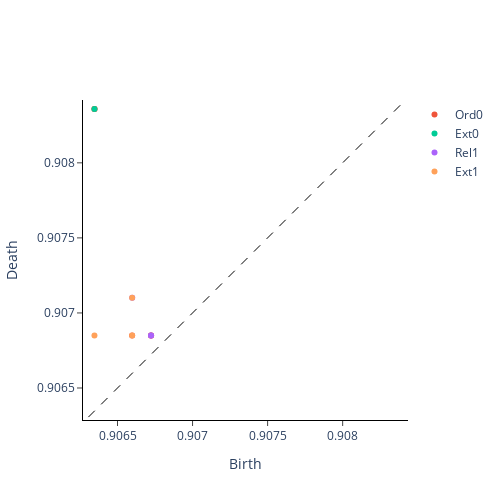

The code cell stored with this chart in its notebook:
### Code cell
pd_mutag_ds = PersistenceDiagramFromFiles(
    os.path.join(
        DEFAULT_GRAPH_DIR, f"MUTAG_{diffusion_parameter}_extended_persistence"
        )
)

pd: OneHotEncodedPersistenceDiagram = pd_mutag_ds[0][0]

fig = pd.plot(["Ord0", "Ext0", "Rel1", "Ext1"])
# add title
fig.show()

### Figure 1 — Plotly figure (JSON) as saved in the notebook; plotly's stock layout.template omitted (floating-point values rounded to 4 significant figures)
{"data": [{"hoverinfo": "none", "line": {"color": "black", "dash": "dash", "width": 1}, "mode": "lines", "showlegend": false, "type": "scatter", "x": [0.9063, 0.9084], "y": [0.9063, 0.9084]}, {"hoverinfo": "text", "hovertext": ["(0.9067232608795166, 0.9068490266799927)", "(0.9067233800888062, 0.9068493843078613)", "(0.9065972566604614, 0.9068490266799927)", "(0.9063466191291809, 0.9083589911460876)", "(0.9063464999198914, 0.9083589911460876)"], "mode": "markers", "name": "Ord0", "type": "scatter", "x": [0.9067, 0.9067, 0.9066, 0.9063, 0.9063], "y": [0.9068, 0.9068, 0.9068, 0.9084, 0.9084]}, {"hoverinfo": "text", "hovertext": ["(0.9063463807106018, 0.9083589911460876)"], "mode": "markers", "name": "Ext0", "type": "scatter", "x": [0.9063], "y": [0.9084]}, {"hoverinfo": "text", "hovertext": ["(0.9067232608795166, 0.9068490266799927)", "(0.9067233800888062, 0.9068493843078613)", "(0.9065979719161987, 0.907101035118103)"], "mode": "markers", "name": "Rel1", "type": "scatter", "x": [0.9067, 0.9067, 0.9066], "y": [0.9068, 0.9068, 0.9071]}, {"hoverinfo": "text", "hovertext": ["(0.9065972566604614, 0.9068493843078613)", "(0.9063463807106018, 0.9068498015403748)", "(0.9065972566604614, 0.907101035118103)"], "mode": "markers", "name": "Ext1", "type": "scatter", "x": [0.9066, 0.9063, 0.9066], "y": [0.9068, 0.9068, 0.9071]}], "layout": {"height": 500, "plot_bgcolor": "white", "width": 500, "xaxis": {"autorange": false, "exponentformat": "e", "linecolor": "black", "linewidth": 1, "mirror": false, "range": [0.9063, 0.9084], "showexponent": "all", "showline": true, "side": "bottom", "ticks": "outside", "title": {"text": "Birth"}, "type": "linear", "zeroline": true}, "yaxis": {"autorange": false, "exponentformat": "e", "linecolor": "black", "linewidth": 1, "mirror": false, "range": [0.9063, 0.9084], "scaleanchor": "x", "scaleratio": 1, "showexponent": "all", "showline": true, "side": "left", "ticks": "outside", "title": {"text": "Death"}, "type": "linear", "zeroline": true}}}
